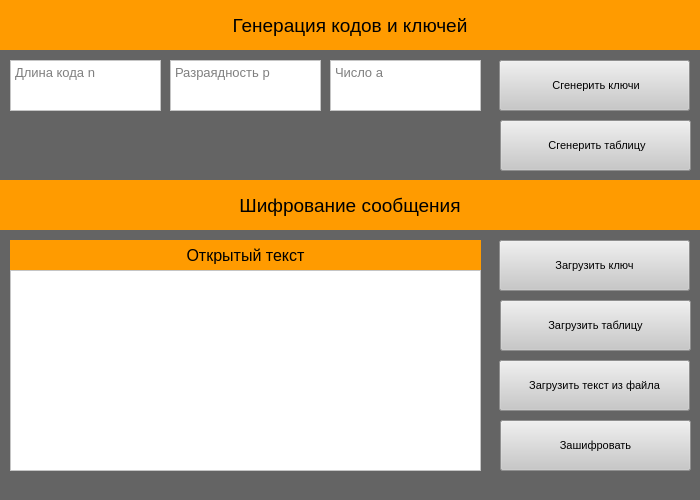
<?xml version="1.0" encoding="UTF-8"?>
<ui version="4.0">
 <class>MainWindow</class>
 <widget class="QMainWindow" name="MainWindow">
  <property name="geometry">
   <rect>
    <x>0</x>
    <y>0</y>
    <width>700</width>
    <height>500</height>
   </rect>
  </property>
  <property name="font">
   <font>
    <pointsize>14</pointsize>
   </font>
  </property>
  <property name="windowTitle">
   <string>MainWindow</string>
  </property>
  <property name="styleSheet">
   <string notr="true">background-color: rgb(100, 100, 100);</string>
  </property>
  <widget class="QWidget" name="centralwidget">
   <widget class="QLabel" name="label">
    <property name="geometry">
     <rect>
      <x>0</x>
      <y>0</y>
      <width>700</width>
      <height>50</height>
     </rect>
    </property>
    <property name="font">
     <font>
      <pointsize>14</pointsize>
     </font>
    </property>
    <property name="styleSheet">
     <string notr="true">background-color: rgb(255, 155, 0);</string>
    </property>
    <property name="text">
     <string>Генерация кодов и ключей</string>
    </property>
    <property name="textFormat">
     <enum>Qt::AutoText</enum>
    </property>
    <property name="alignment">
     <set>Qt::AlignCenter</set>
    </property>
    <property name="margin">
     <number>1</number>
    </property>
   </widget>
   <widget class="QPushButton" name="pushButton">
    <property name="geometry">
     <rect>
      <x>499</x>
      <y>60</y>
      <width>191</width>
      <height>51</height>
     </rect>
    </property>
    <property name="font">
     <font>
      <pointsize>8</pointsize>
     </font>
    </property>
    <property name="styleSheet">
     <string notr="true">background-color: rgb(200, 200, 200);</string>
    </property>
    <property name="text">
     <string> Сгенерить ключи</string>
    </property>
   </widget>
   <widget class="QLabel" name="label_2">
    <property name="geometry">
     <rect>
      <x>0</x>
      <y>180</y>
      <width>700</width>
      <height>50</height>
     </rect>
    </property>
    <property name="font">
     <font>
      <pointsize>14</pointsize>
     </font>
    </property>
    <property name="styleSheet">
     <string notr="true">background-color: rgb(255, 155, 0);</string>
    </property>
    <property name="text">
     <string>Шифрование сообщения</string>
    </property>
    <property name="alignment">
     <set>Qt::AlignCenter</set>
    </property>
   </widget>
   <widget class="QPushButton" name="pushButton_2">
    <property name="geometry">
     <rect>
      <x>499</x>
      <y>240</y>
      <width>191</width>
      <height>51</height>
     </rect>
    </property>
    <property name="font">
     <font>
      <pointsize>8</pointsize>
     </font>
    </property>
    <property name="styleSheet">
     <string notr="true">background-color: rgb(200, 200, 200);</string>
    </property>
    <property name="text">
     <string>Загрузить ключ</string>
    </property>
   </widget>
   <widget class="QPushButton" name="pushButton_3">
    <property name="geometry">
     <rect>
      <x>499</x>
      <y>360</y>
      <width>191</width>
      <height>51</height>
     </rect>
    </property>
    <property name="font">
     <font>
      <pointsize>8</pointsize>
     </font>
    </property>
    <property name="styleSheet">
     <string notr="true">background-color: rgb(200, 200, 200);</string>
    </property>
    <property name="text">
     <string>Загрузить текст из файла</string>
    </property>
   </widget>
   <widget class="QPlainTextEdit" name="plainTextEdit_4">
    <property name="geometry">
     <rect>
      <x>10</x>
      <y>270</y>
      <width>471</width>
      <height>201</height>
     </rect>
    </property>
    <property name="font">
     <font>
      <pointsize>10</pointsize>
     </font>
    </property>
    <property name="styleSheet">
     <string notr="true">background-color: rgb(255, 255, 255);</string>
    </property>
   </widget>
   <widget class="QPushButton" name="pushButton_4">
    <property name="geometry">
     <rect>
      <x>500</x>
      <y>420</y>
      <width>191</width>
      <height>51</height>
     </rect>
    </property>
    <property name="font">
     <font>
      <pointsize>8</pointsize>
     </font>
    </property>
    <property name="styleSheet">
     <string notr="true">background-color: rgb(200, 200, 200);</string>
    </property>
    <property name="text">
     <string>Зашифровать</string>
    </property>
   </widget>
   <widget class="QPlainTextEdit" name="plainTextEdit_5">
    <property name="geometry">
     <rect>
      <x>1020</x>
      <y>430</y>
      <width>131</width>
      <height>121</height>
     </rect>
    </property>
   </widget>
   <widget class="QPlainTextEdit" name="plainTextEdit_3">
    <property name="enabled">
     <bool>true</bool>
    </property>
    <property name="geometry">
     <rect>
      <x>10</x>
      <y>60</y>
      <width>151</width>
      <height>51</height>
     </rect>
    </property>
    <property name="font">
     <font>
      <pointsize>10</pointsize>
     </font>
    </property>
    <property name="styleSheet">
     <string notr="true">background-color: rgb(255, 255, 255);</string>
    </property>
    <property name="verticalScrollBarPolicy">
     <enum>Qt::ScrollBarAlwaysOff</enum>
    </property>
    <property name="placeholderText">
     <string>Длина кода n</string>
    </property>
   </widget>
   <widget class="QPlainTextEdit" name="plainTextEdit_2">
    <property name="geometry">
     <rect>
      <x>170</x>
      <y>60</y>
      <width>151</width>
      <height>51</height>
     </rect>
    </property>
    <property name="font">
     <font>
      <pointsize>10</pointsize>
     </font>
    </property>
    <property name="styleSheet">
     <string notr="true">background-color: rgb(255, 255, 255);</string>
    </property>
    <property name="verticalScrollBarPolicy">
     <enum>Qt::ScrollBarAlwaysOff</enum>
    </property>
    <property name="placeholderText">
     <string>Разраядность р</string>
    </property>
   </widget>
   <widget class="QPlainTextEdit" name="plainTextEdit">
    <property name="geometry">
     <rect>
      <x>330</x>
      <y>60</y>
      <width>151</width>
      <height>51</height>
     </rect>
    </property>
    <property name="font">
     <font>
      <pointsize>10</pointsize>
     </font>
    </property>
    <property name="styleSheet">
     <string notr="true">background-color: rgb(255, 255, 255);</string>
    </property>
    <property name="verticalScrollBarPolicy">
     <enum>Qt::ScrollBarAlwaysOff</enum>
    </property>
    <property name="placeholderText">
     <string>Числo а</string>
    </property>
   </widget>
   <widget class="QLabel" name="label_3">
    <property name="geometry">
     <rect>
      <x>10</x>
      <y>240</y>
      <width>471</width>
      <height>30</height>
     </rect>
    </property>
    <property name="font">
     <font>
      <pointsize>12</pointsize>
     </font>
    </property>
    <property name="styleSheet">
     <string notr="true">background-color: rgb(255, 155, 0);</string>
    </property>
    <property name="text">
     <string>Открытый текст</string>
    </property>
    <property name="textFormat">
     <enum>Qt::PlainText</enum>
    </property>
    <property name="alignment">
     <set>Qt::AlignCenter</set>
    </property>
   </widget>
   <widget class="QPushButton" name="pushButton_5">
    <property name="geometry">
     <rect>
      <x>500</x>
      <y>120</y>
      <width>191</width>
      <height>51</height>
     </rect>
    </property>
    <property name="font">
     <font>
      <pointsize>8</pointsize>
     </font>
    </property>
    <property name="styleSheet">
     <string notr="true">background-color: rgb(200, 200, 200);</string>
    </property>
    <property name="text">
     <string> Сгенерить таблицу</string>
    </property>
   </widget>
   <widget class="QPushButton" name="pushButton_6">
    <property name="geometry">
     <rect>
      <x>500</x>
      <y>300</y>
      <width>191</width>
      <height>51</height>
     </rect>
    </property>
    <property name="font">
     <font>
      <pointsize>8</pointsize>
     </font>
    </property>
    <property name="styleSheet">
     <string notr="true">background-color: rgb(200, 200, 200);</string>
    </property>
    <property name="text">
     <string>Загрузить таблицу</string>
    </property>
   </widget>
  </widget>
 </widget>
 <resources/>
 <connections/>
</ui>
